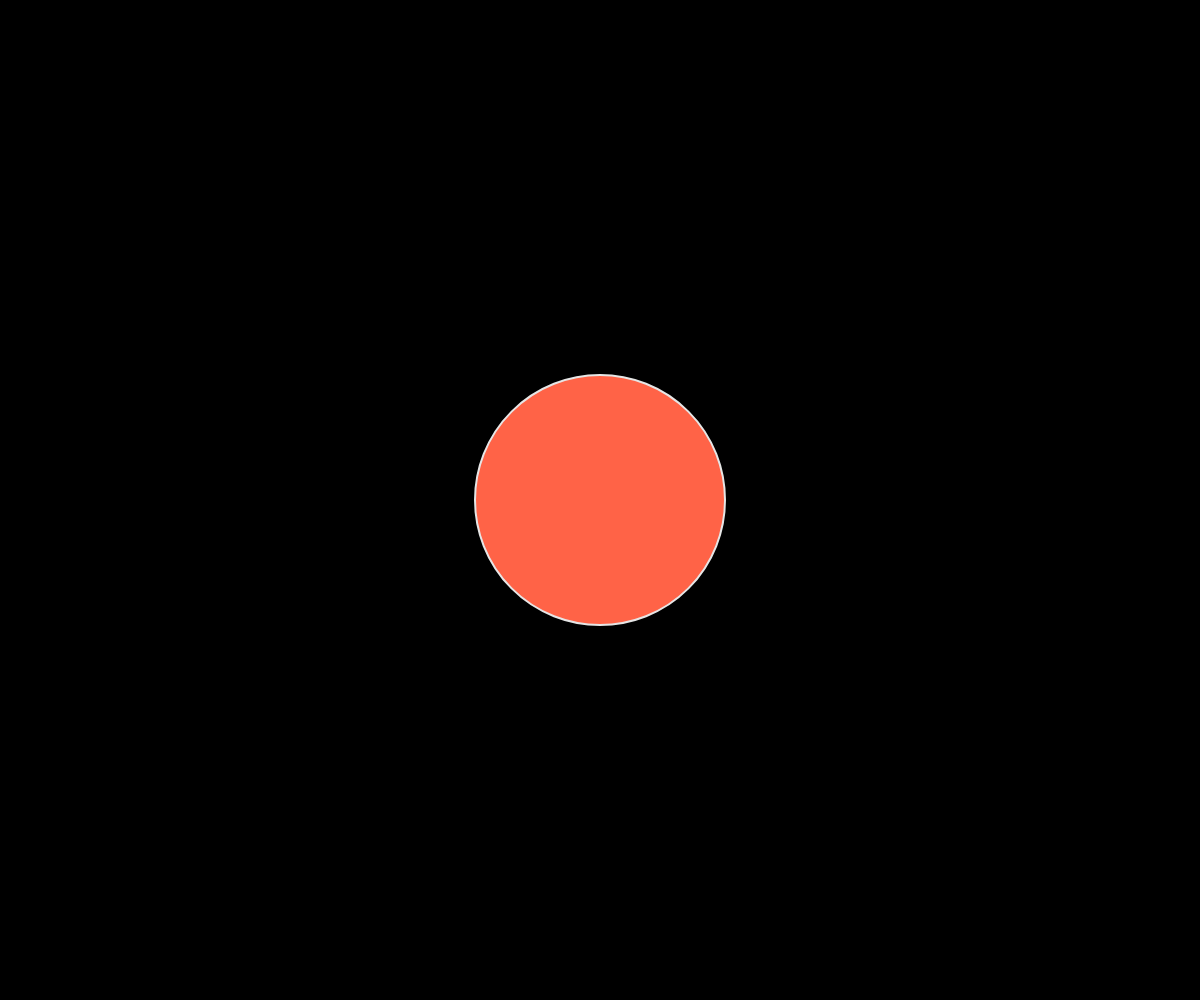
Frame 1 (no input)
Frame 60 (no input): identical to frame 1, image omitted
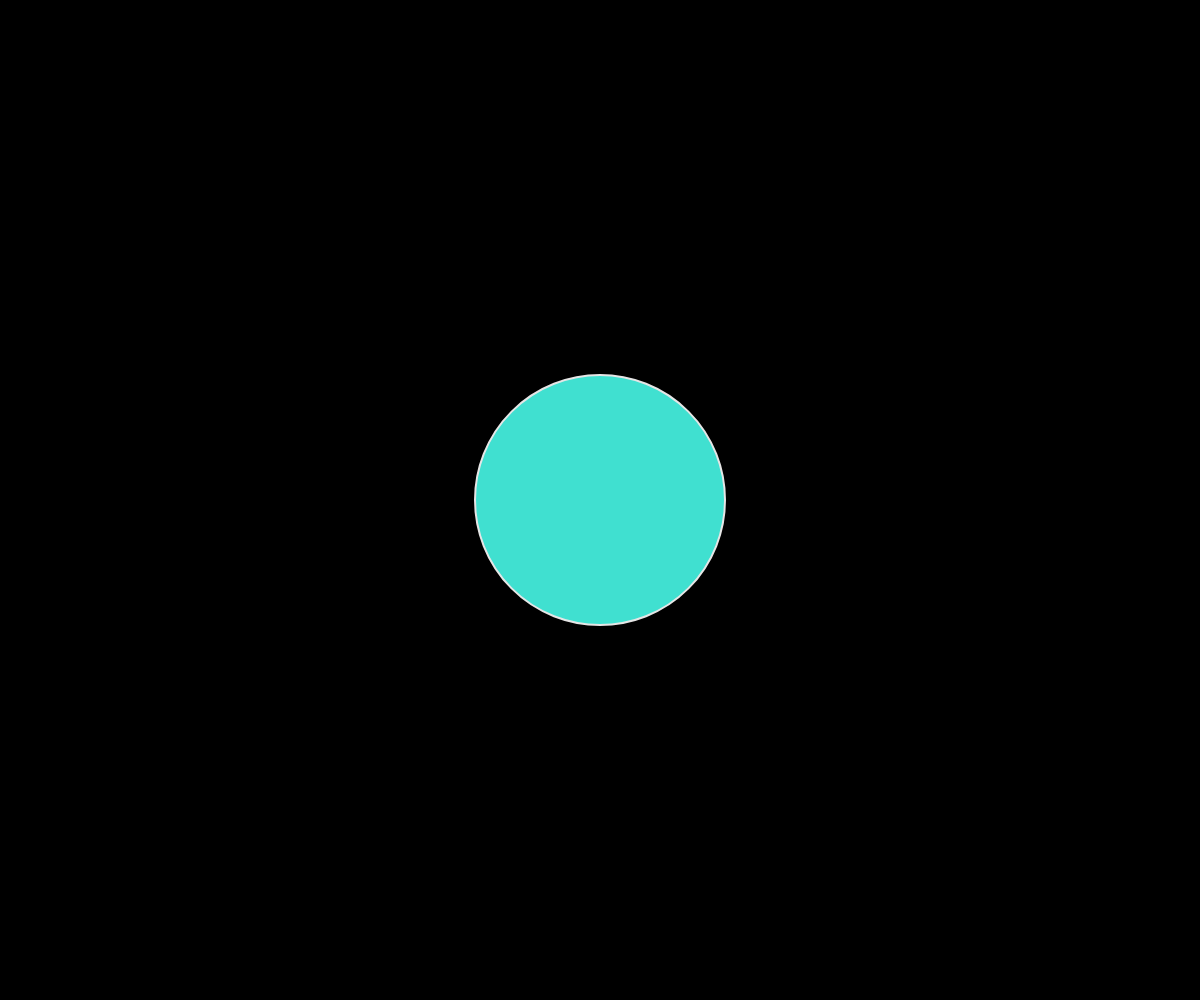
Frame 120 (the mouse pressed at the canvas centre since frame 60)

The p5.js sketch that drew these frames (run headless with seeded random() and noise() and a simulated clock; from frame 60 on, the mouse is pressed at the canvas centre):

// p5.js sketch
// ── sketch.js
let laranjas;

function setup() {
    createCanvas(windowWidth, windowHeight);
    background(0);

}

function draw() {

    background(0)

    if(mouseY>=height/2 && mouseX<=width/2)
    fill    (64,224,208); // azul

    else if(mouseY<height/2 && mouseX<=width/2) 
    fill    (255,99,71); // vermelho

    else if(mouseY<height/2 && mouseX>width/2) 
    fill    (0,0,139); // verde 

    else{
         noFill();
    }

    stroke(230);
    strokeWeight(2);
    circle(width / 2, height / 2, height / 4);
}
